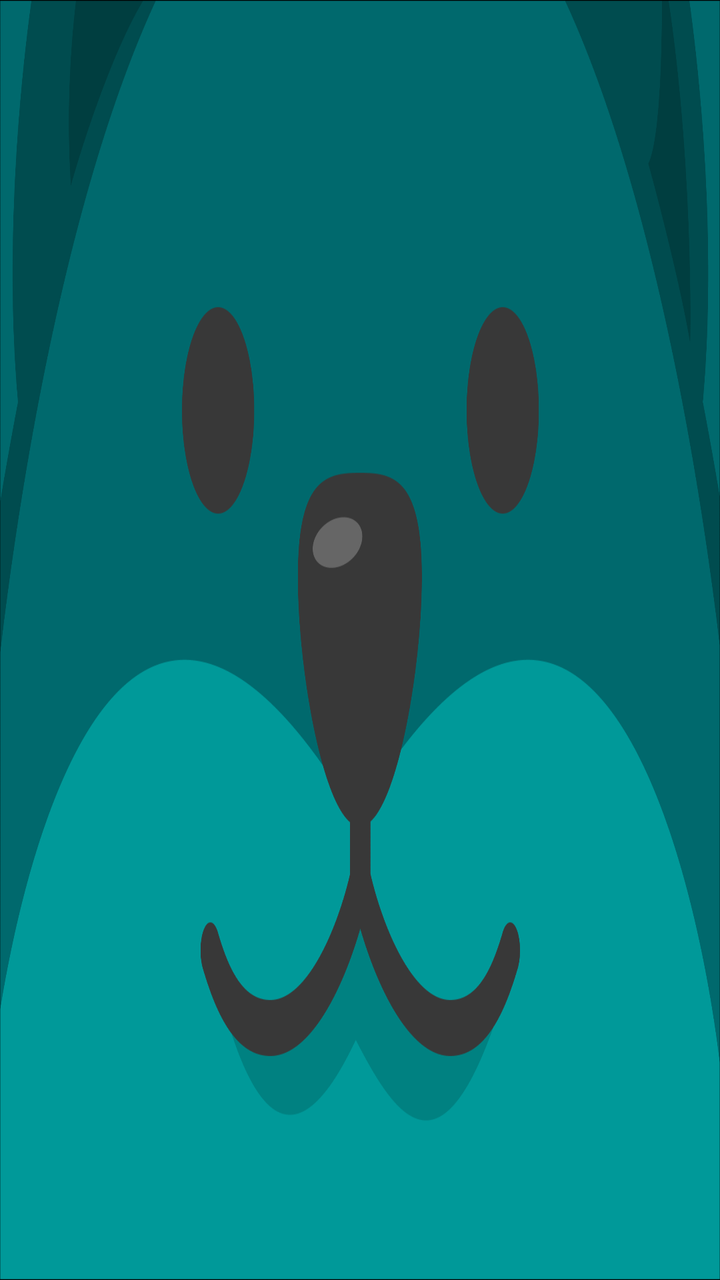
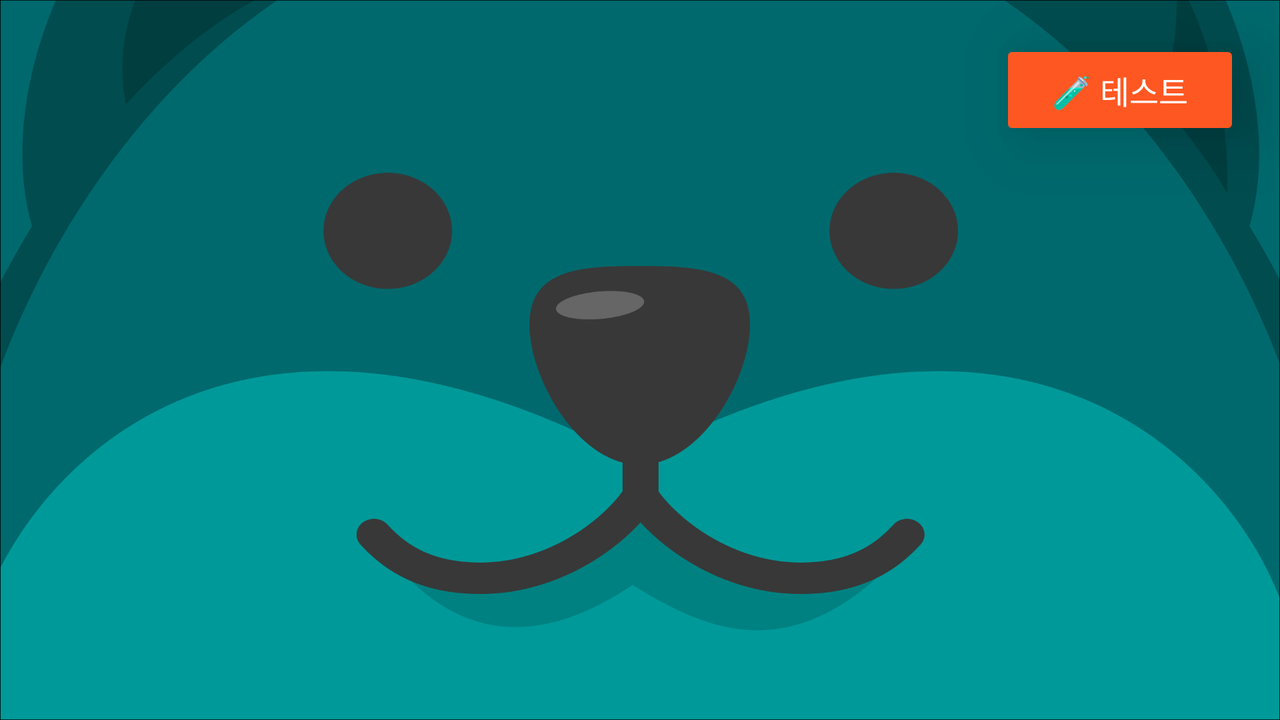

Compare how this app lays out the same screen by default and in its alternative resource folder. The renders come first, then the two layout files and the values they reference.
<!-- AndroidManifest.xml: activity theme Theme.WaitingScreen -->
<!-- res/layout/activity_main.xml -->
<FrameLayout xmlns:android="http://schemas.android.com/apk/res/android"
    android:layout_width="match_parent"
    android:layout_height="match_parent">

    

    

    

    <ImageView
        android:id="@+id/background"
        android:layout_width="match_parent"
        android:layout_height="match_parent"
        android:scaleType="fitXY"
        android:src="@drawable/background" />

    <ImageView
        android:id="@+id/right_eye"
        android:layout_width="70dp"
        android:layout_height="70dp"
        android:layout_marginStart="860dp"
        android:layout_marginTop="225dp"
        android:src="@drawable/eye_highlight" />

    <ImageView
        android:id="@+id/left_eye"
        android:layout_width="70dp"
        android:layout_height="70dp"
        android:layout_marginStart="352dp"
        android:layout_marginTop="225dp"
        android:src="@drawable/eye_highlight" />

    
    <ImageView
        android:id="@+id/tap_prompt"
        android:layout_width="300dp"
        android:layout_height="wrap_content"
        android:layout_gravity="bottom|center_horizontal"
        android:layout_marginBottom="720dp"
        android:src="@drawable/tap_to_start"
        android:visibility="visible" />


</FrameLayout>
<!-- resources referenced by this layout -->
<resources>
  <!-- drawable background: png bitmap (drawable, 76092 bytes) -->
  <!-- drawable tap_to_start: png bitmap (drawable, 4750 bytes) -->
  <style name="Theme.WaitingScreen" parent="Theme.AppCompat.Light.NoActionBar" />
</resources>
<!-- res/layout-land/activity_main.xml (the repository's variant of the layout above) -->
<!-- drawn on the phone turned sideways -->
<FrameLayout xmlns:android="http://schemas.android.com/apk/res/android"
    android:layout_width="match_parent"
    android:layout_height="match_parent">

    

    

    

    <ImageView
        android:id="@+id/background"
        android:layout_width="match_parent"
        android:layout_height="match_parent"
        android:scaleType="fitXY"
        android:src="@drawable/background" />

    <ImageView
        android:id="@+id/left_eye"
        android:layout_width="70dp"
        android:layout_height="70dp"
        android:layout_marginStart="372dp"
        android:layout_marginTop="225dp"
        android:src="@drawable/eye_highlight" />

    <ImageView
        android:id="@+id/right_eye"
        android:layout_width="70dp"
        android:layout_height="70dp"
        android:layout_marginStart="905dp"
        android:layout_marginTop="225dp"
        android:src="@drawable/eye_highlight" />
    
    <ImageView
        android:id="@+id/tap_prompt"
        android:layout_width="300dp"
        android:layout_height="wrap_content"
        android:layout_gravity="bottom|center_horizontal"
        android:layout_marginBottom="720dp"
        android:src="@drawable/tap_to_start"
        android:visibility="visible" />

    
    <Button
        android:id="@+id/testButton"
        android:layout_width="120dp"
        android:layout_height="50dp"
        android:layout_gravity="top|end"
        android:layout_marginTop="20dp"
        android:layout_marginEnd="20dp"
        android:text="🧪 테스트"
        android:textSize="16sp"
        android:textColor="#FFFFFF"
        android:backgroundTint="#FF5722"
        android:padding="8dp"
        android:elevation="20dp"
        android:translationZ="20dp"
        android:visibility="visible" />

</FrameLayout>
